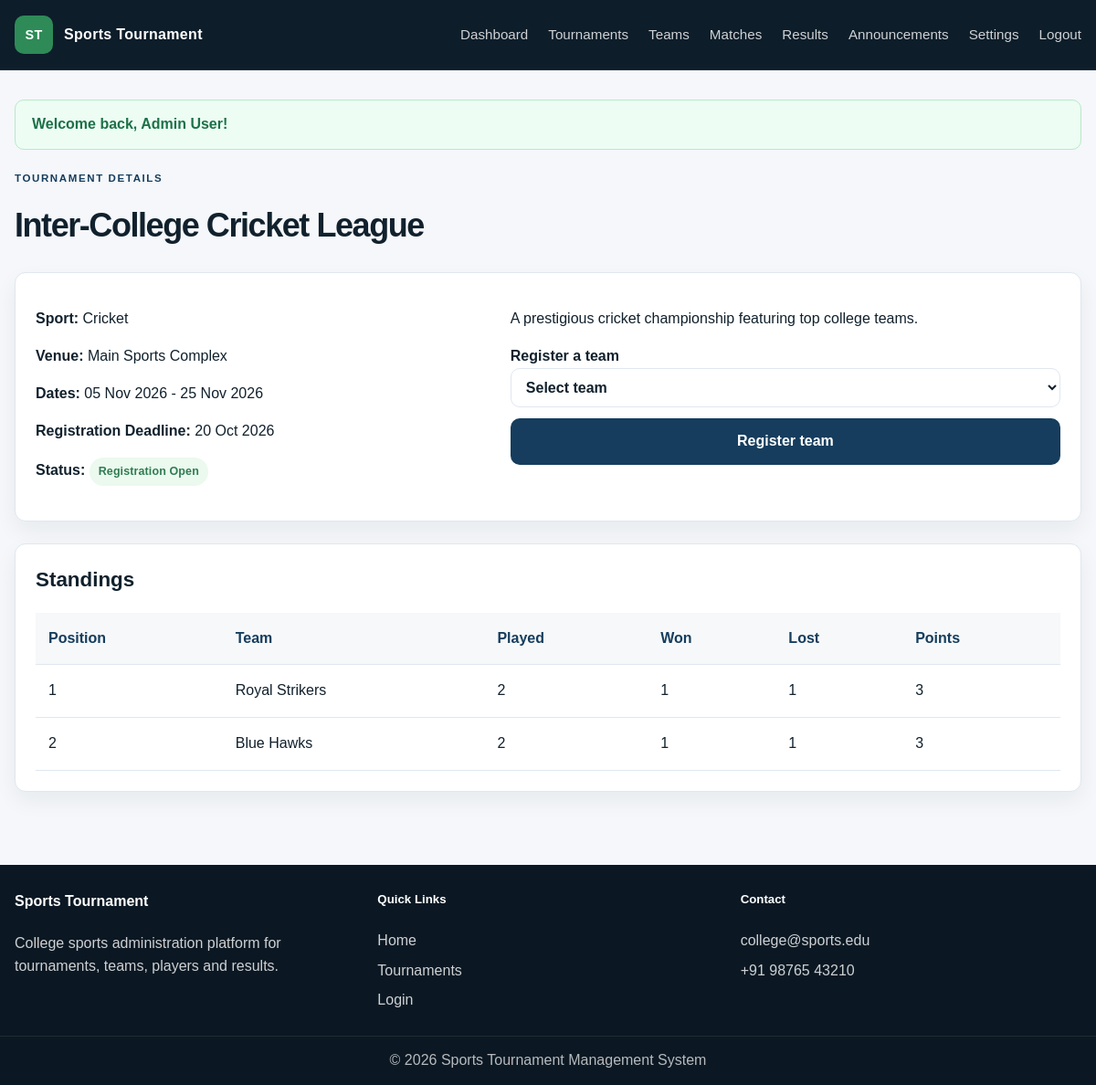
/user/tournament_view.php?id=1 (signed in), run on the app's committed database.
### tables this page shows
CREATE TABLE tournaments (
    id INT AUTO_INCREMENT PRIMARY KEY,
    sport_id INT NOT NULL,
    name VARCHAR(150) NOT NULL,
    description TEXT,
    start_date DATE NOT NULL,
    end_date DATE NOT NULL,
    registration_deadline DATE NOT NULL,
    venue VARCHAR(150) NOT NULL,
    status ENUM('Upcoming','Registration Open','Ongoing','Completed','Cancelled') NOT NULL DEFAULT 'Upcoming',
    created_at TIMESTAMP DEFAULT CURRENT_TIMESTAMP,
    CONSTRAINT fk_tournament_sport FOREIGN KEY (sport_id) REFERENCES sports(id) ON DELETE RESTRICT
);

CREATE TABLE sports (
    id INT AUTO_INCREMENT PRIMARY KEY,
    name VARCHAR(100) NOT NULL,
    description VARCHAR(255) DEFAULT NULL,
    max_players INT NOT NULL DEFAULT 11,
    created_at TIMESTAMP DEFAULT CURRENT_TIMESTAMP
);

CREATE TABLE teams (
    id INT AUTO_INCREMENT PRIMARY KEY,
    tournament_id INT NOT NULL,
    name VARCHAR(150) NOT NULL,
    captain_name VARCHAR(100) NOT NULL,
    captain_email VARCHAR(150) DEFAULT NULL,
    captain_phone VARCHAR(25) DEFAULT NULL,
    created_at TIMESTAMP DEFAULT CURRENT_TIMESTAMP,
    UNIQUE KEY uq_team_name_per_tournament (tournament_id, name),
    CONSTRAINT fk_team_tournament FOREIGN KEY (tournament_id) REFERENCES tournaments(id) ON DELETE CASCADE
);

### user/tournament_view.php (the view, shortened to what this page needs)
<?php
$pdo = db();
$id = $_GET['id'] ?? 0;
$tournament = $pdo->prepare('SELECT t.*, s.name as sport_name FROM tournaments t LEFT JOIN sports s ON s.id = t.sport_id WHERE t.id = :id LIMIT 1');
$tournament->execute([':id' => $id]);
$tournament = $tournament->fetch();
$teams = $pdo->query('SELECT * FROM teams ORDER BY name ASC')->fetchAll();
$standings = getTournamentStandings((int)$id);
require_once __DIR__ . '/../includes/header.php';
?>
<div class="page-header">
    <div>
        <span class="eyebrow dark">Tournament details</span>
        <h1><?= e($tournament['name']) ?></h1>
    </div>
</div>
<div class="panel">
    <div class="details-grid">
        <div>
            <p><strong>Sport:</strong> <?= e($tournament['sport_name']) ?></p>
            <p><strong>Venue:</strong> <?= e($tournament['venue']) ?></p>
            <p><strong>Dates:</strong> <?= e(formatDate($tournament['start_date'])) ?> - <?= e(formatDate($tournament['end_date'])) ?></p>
            <p><strong>Registration Deadline:</strong> <?= e(formatDate($tournament['registration_deadline'])) ?></p>
            <p><strong>Status:</strong> <span class="status-badge <?= e(statusBadgeClass($tournament['status'])) ?>"><?= e($tournament['status']) ?></span></p>
        </div>
        <div>
            <p><?= e($tournament['description']) ?></p>
            <form method="post" class="inline-form">
                <label>Register a team
                    <select name="team_id" required>
                        <option value="">Select team</option>
                    </select>
                </label>
                <button type="submit" class="button button-primary">Register team</button>
            </form>
        </div>
    </div>
</div>
<div class="panel">
    <div class="panel-header"><h2>Standings</h2></div>
    <div class="table-wrap">
        <table>
            <thead>
                <tr>
                    <th>Position</th>
                    <th>Team</th>
                    <th>Played</th>
                    <th>Won</th>
                    <th>Lost</th>
                    <th>Points</th>
                </tr>
            </thead>
            <tbody>
                <?php if (empty($standings)): ?>
                    <tr><td colspan="6">Standings will appear once matches are completed.</td></tr>
                <?php else: ?>
                    <?php foreach ($standings as $standing): ?>
                        <tr>
                            <td><?= e($standing['position']) ?></td>
                            <td><?= e($standing['team']) ?></td>
                            <td><?= e($standing['played']) ?></td>
                            <td><?= e($standing['won']) ?></td>
                            <td><?= e($standing['lost']) ?></td>
                            <td><?= e($standing['points']) ?></td>
                        </tr>
                    <?php endforeach; ?>
                <?php endif; ?>
            </tbody>
        </table>
    </div>
</div>
<?php require_once __DIR__ . '/../includes/footer.php'; ?>

### assets/css/style.css (style rules this page uses)
:root { --bg: #f5f7fa; --panel: #ffffff; --panel-alt: #eef3f8; --ink: #11212d; --muted: #536477; --line: #dfe7ef; --primary: #163d5d; --primary-soft: #e8f0f8; --accent: #2e8b57; --accent-soft: #eaf8ef; --danger: #c64242; --warning: #b87828; --shadow: 0 10px 25px rgba(17, 33, 45, 0.06); --radius: 12px; }
* { box-sizing: border-box; }
html { scroll-behavior: smooth; }
body { margin: 0; font-family: Arial, Helvetica, sans-serif; background: var(--bg); color: var(--ink); line-height: 1.55; }
button, input, select, textarea { font: inherit; }
.eyebrow { display: inline-block; font-size: 0.72rem; letter-spacing: 0.14em; text-transform: uppercase; font-weight: 700; color: var(--accent); margin-bottom: 14px; }
.eyebrow.dark { color: var(--primary); }
.button { border: 1px solid transparent; border-radius: 10px; padding: 12px 18px; cursor: pointer; display: inline-flex; align-items: center; justify-content: center; font-weight: 700; transition: 0.2s ease; text-decoration: none; }
.button-primary { background: var(--primary); color: #fff; }
.button.primary, .button.button-primary { background: var(--primary); color: #fff; }
.info-card, .panel, .stat-box, .auth-card { background: var(--panel); border: 1px solid var(--line); border-radius: var(--radius); box-shadow: var(--shadow); }
.table-wrap { overflow-x: auto; width: 100%; }
table { width: 100%; border-collapse: collapse; min-width: 640px; background: var(--panel); }
th, td { padding: 16px 14px; border-bottom: 1px solid var(--line); text-align: left; vertical-align: top; }
th { background: #f6f8fa; color: var(--primary); font-weight: 700; }
.status-badge { display: inline-flex; align-items: center; justify-content: center; border-radius: 999px; font-size: 0.78rem; font-weight: 700; padding: 6px 10px; letter-spacing: 0.01em; }
.status-registration { background: #ebf9ee; color: #2f7c52; }
.page-header { width: min(1180px, calc(100% - 32px)); margin: 0 auto 24px; display: flex; align-items: center; justify-content: space-between; gap: 16px; }
.page-header h1 { margin: 0; font-size: clamp(2rem, 3vw, 2.5rem); letter-spacing: -0.04em; }
.panel { width: min(1180px, calc(100% - 32px)); margin: 0 auto 24px; padding: 22px; }
.panel-header { margin-bottom: 18px; }
.panel-header h2 { margin: 0; font-size: 1.4rem; }
label { font-weight: 600; color: var(--ink); }
input, select, textarea { width: 100%; border: 1px solid var(--line); border-radius: 10px; padding: 11px 12px; background: #fff; color: var(--ink); }
.details-grid { display: grid; grid-template-columns: 1fr 1.2fr; gap: 18px; }
.inline-form { display: flex; flex-direction: column; gap: 12px; }

### data on the page
tournaments: name "Inter-College Cricket League", sport.name "Cricket", venue "Main Sports Complex", start_date "05 Nov 2026", end_date "25 Nov 2026", registration_deadline "20 Oct 2026", status "Registration Open", description "A prestigious cricket championship featuring top college teams."
teams: tournament "1", name "Royal Strikers", id "2", points "3"

### other printed values
$item['label'] "Dashboard"
$item['label'] "Tournaments"
$item['label'] "Teams"
$item['label'] "Matches"
$item['label'] "Results"
$item['label'] "Announcements"
$flash['message'] "Welcome back, Admin User!"
$standing['position'] "2"
$standing['team'] "Blue Hawks"
$standing['played'] "2"
$standing['won'] "1"
$standing['lost'] "1"
$standing['points'] "3"
